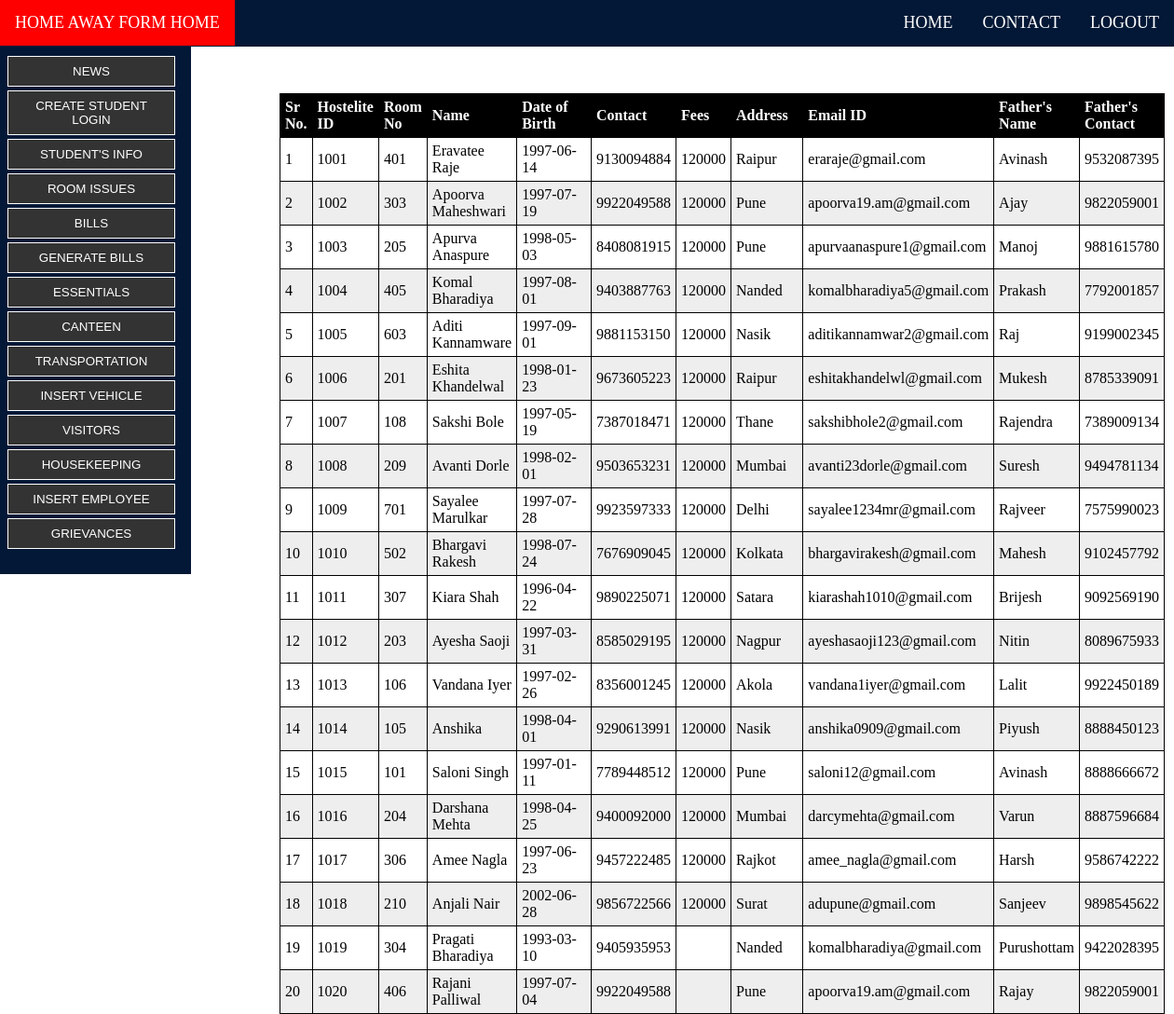
The page /Staff/student.php on the database its author committed.
### tables this page shows
CREATE TABLE `Hostelite` (
  `Hostelite_ID` int(4) NOT NULL,
  `Room_No` varchar(4) DEFAULT NULL,
  `Date_move` date NOT NULL,
  `Name` varchar(20) DEFAULT NULL,
  `DOB` date DEFAULT NULL,
  `Contact` bigint(20) DEFAULT NULL,
  `Fees` int(11) DEFAULT NULL,
  `Address` text,
  `Email_ID` varchar(25) DEFAULT NULL,
  `Fname` varchar(20) DEFAULT NULL,
  `Fcontact` bigint(20) DEFAULT NULL,
  `Password` varchar(32) DEFAULT '12345',
  `Pic` longblob NOT NULL,
  `Mname` varchar(20) NOT NULL,
  `Mcontact` varchar(10) NOT NULL,
  `Adhaar` varchar(12) NOT NULL,
  `College_Name` varchar(50) NOT NULL,
  `Roll_No` varchar(15) NOT NULL
);

### Staff/student.php (the view, shortened to what this page needs)
<!DOCTYPE html>
<HTML>
<BODY>
<?php
	require_once('../staff.php');
			$select = 'SELECT `Hostelite_ID`, `Room_No`, `Name`, `DOB`, `Contact`, `Fees`, `Address`, `Email_ID`, `Fname`, `Fcontact` FROM `Hostelite` WHERE 1;';
			$out_s = $connect->query($select);
		echo '<table id="t01" style="margin-top: 50px; max-width: 950px;margin-left:300px;">';
							echo '<tr>';
								echo '<th style="width:10px">Sr No.</th>';
								echo '<th style="width:30px">Hostelite ID</th>';
								echo '<th style="width:40px">Room No</th>';
								echo '<th style="width:70px">Name</th> ';
								echo '<th style="width:80px">Date of Birth</th> ';
								echo '<th style="width:80px">Contact</th> ';
								echo '<th style="width:20px">Fees</th> ';
								echo '<th style="width:70px">Address</th> ';
								echo '<th style="width:100px">Email ID</th> ';
								echo '<th style="width:70px">Father\'s Name</th> ';
								echo '<th style="width:80px">Father\'s Contact</th> ';
							echo '</tr>';
						$i = 1;
?>
<?php
						while($row = $out_s->fetch_assoc())
						{
							echo "<tr>";
								echo "<td>".$i."</td>";
								echo "<td>".$row["Hostelite_ID"]."</td>";
								echo "<td>".$row["Room_No"]."</td>";
								echo "<td>".$row["Name"]."</td>";
								echo "<td>".$row["DOB"]."</td>";
								echo "<td>".$row["Contact"]."</td>";
								echo "<td>".$row["Fees"]."</td>";
								echo "<td>".$row["Address"]."</td>";
								echo "<td>".$row["Email_ID"]."</td>";
								echo "<td>".$row["Fname"]."</td>";
								echo "<td>".$row["Fcontact"]."</td>";
							echo "</tr>";
							$i = $i + 1;
						}
						echo '</table>';
?>
</BODY>
</HTML>

### auto_style.css (style rules this page uses)
body { height:100%; width:100%; margin:0; }
table { width:100%; }
table, th, td { border: 1px solid black; border-collapse: collapse; }
th, td { padding: 5px; text-align: left; }
table#t01 tr:nth-child(even) { background-color: #eee; }
table#t01 tr:nth-child(odd) { background-color:#fff; }
table#t01 th { background-color: black; color: white; }

### rows shown on the page
hostelite: Hostelite_ID "1001", Room_No "401", Name "Eravatee Raje", DOB "1997-06-14", Contact "9130094884", Fees "120000", Address "Raipur", Email_ID "eraraje@gmail.com", Fname "Avinash", Fcontact "9532087395"
hostelite: Hostelite_ID "1002", Room_No "303", Name "Apoorva Maheshwari", DOB "1997-07-19", Contact "9922049588", Fees "120000", Address "Pune", Email_ID "apoorva19.am@gmail.com", Fname "Ajay", Fcontact "9822059001"
hostelite: Hostelite_ID "1003", Room_No "205", Name "Apurva Anaspure", DOB "1998-05-03", Contact "8408081915", Fees "120000", Address "Pune", Email_ID "apurvaanaspure1@gmail.com", Fname "Manoj", Fcontact "9881615780"
hostelite: Hostelite_ID "1004", Room_No "405", Name "Komal Bharadiya", DOB "1997-08-01", Contact "9403887763", Fees "120000", Address "Nanded", Email_ID "komalbharadiya5@gmail.com", Fname "Prakash", Fcontact "7792001857"
hostelite: Hostelite_ID "1005", Room_No "603", Name "Aditi Kannamware", DOB "1997-09-01", Contact "9881153150", Fees "120000", Address "Nasik", Email_ID "aditikannamwar2@gmail.com", Fname "Raj", Fcontact "9199002345"
hostelite: Hostelite_ID "1006", Room_No "201", Name "Eshita Khandelwal", DOB "1998-01-23", Contact "9673605223", Fees "120000", Address "Raipur", Email_ID "eshitakhandelwl@gmail.com", Fname "Mukesh", Fcontact "8785339091"
hostelite: Hostelite_ID "1007", Room_No "108", Name "Sakshi Bole", DOB "1997-05-19", Contact "7387018471", Fees "120000", Address "Thane", Email_ID "sakshibhole2@gmail.com", Fname "Rajendra", Fcontact "7389009134"
hostelite: Hostelite_ID "1008", Room_No "209", Name "Avanti Dorle", DOB "1998-02-01", Contact "9503653231", Fees "120000", Address "Mumbai", Email_ID "avanti23dorle@gmail.com", Fname "Suresh", Fcontact "9494781134"
hostelite: Hostelite_ID "1009", Room_No "701", Name "Sayalee Marulkar", DOB "1997-07-28", Contact "9923597333", Fees "120000", Address "Delhi", Email_ID "sayalee1234mr@gmail.com", Fname "Rajveer", Fcontact "7575990023"
hostelite: Hostelite_ID "1010", Room_No "502", Name "Bhargavi Rakesh", DOB "1998-07-24", Contact "7676909045", Fees "120000", Address "Kolkata", Email_ID "bhargavirakesh@gmail.com", Fname "Mahesh", Fcontact "9102457792"
hostelite: Hostelite_ID "1011", Room_No "307", Name "Kiara Shah", DOB "1996-04-22", Contact "9890225071", Fees "120000", Address "Satara", Email_ID "kiarashah1010@gmail.com", Fname "Brijesh", Fcontact "9092569190"
hostelite: Hostelite_ID "1012", Room_No "203", Name "Ayesha Saoji", DOB "1997-03-31", Contact "8585029195", Fees "120000", Address "Nagpur", Email_ID "ayeshasaoji123@gmail.com", Fname "Nitin", Fcontact "8089675933"
hostelite: Hostelite_ID "1013", Room_No "106", Name "Vandana Iyer", DOB "1997-02-26", Contact "8356001245", Fees "120000", Address "Akola", Email_ID "vandana1iyer@gmail.com", Fname "Lalit", Fcontact "9922450189"
hostelite: Hostelite_ID "1014", Room_No "105", Name "Anshika", DOB "1998-04-01", Contact "9290613991", Fees "120000", Address "Nasik", Email_ID "anshika0909@gmail.com", Fname "Piyush", Fcontact "8888450123"
hostelite: Hostelite_ID "1015", Room_No "101", Name "Saloni Singh", DOB "1997-01-11", Contact "7789448512", Fees "120000", Address "Pune", Email_ID "saloni12@gmail.com", Fname "Avinash", Fcontact "8888666672"
hostelite: Hostelite_ID "1016", Room_No "204", Name "Darshana Mehta", DOB "1998-04-25", Contact "9400092000", Fees "120000", Address "Mumbai", Email_ID "darcymehta@gmail.com", Fname "Varun", Fcontact "8887596684"
hostelite: Hostelite_ID "1017", Room_No "306", Name "Amee Nagla", DOB "1997-06-23", Contact "9457222485", Fees "120000", Address "Rajkot", Email_ID "amee_nagla@gmail.com", Fname "Harsh", Fcontact "9586742222"
hostelite: Hostelite_ID "1018", Room_No "210", Name "Anjali Nair", DOB "2002-06-28", Contact "9856722566", Fees "120000", Address "Surat", Email_ID "adupune@gmail.com", Fname "Sanjeev", Fcontact "9898545622"
hostelite: Hostelite_ID "1019", Room_No "304", Name "Pragati Bharadiya", DOB "1993-03-10", Contact "9405935953", Address "Nanded", Email_ID "komalbharadiya@gmail.com", Fname "Purushottam", Fcontact "9422028395"
hostelite: Hostelite_ID "1020", Room_No "406", Name "Rajani Palliwal", DOB "1997-07-04", Contact "9922049588", Address "Pune", Email_ID "apoorva19.am@gmail.com", Fname "Rajay", Fcontact "9822059001"
